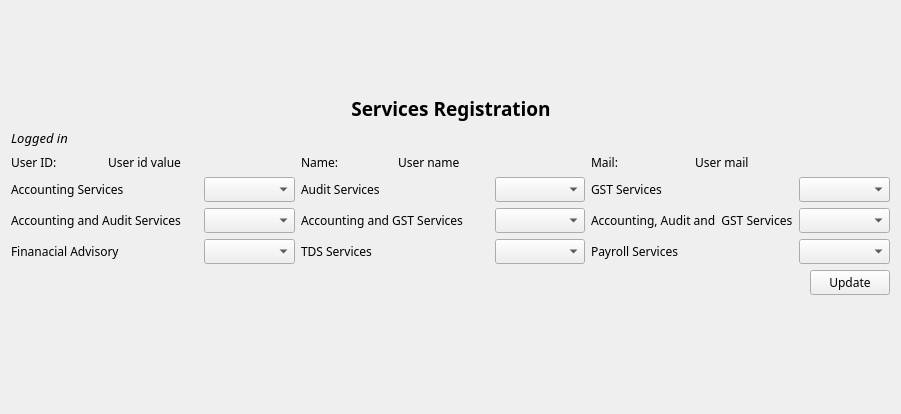
          <widget class="QWidget" name="pageServices">
           <layout class="QVBoxLayout" name="verticalLayout_6">
            <item>
             <spacer name="verticalSpacer_14">
              <property name="orientation">
               <enum>Qt::Vertical</enum>
              </property>
              <property name="sizeHint" stdset="0">
               <size>
                <width>20</width>
                <height>84</height>
               </size>
              </property>
             </spacer>
            </item>
            <item>
             <layout class="QHBoxLayout" name="horizontalLayout_21">
              <property name="sizeConstraint">
               <enum>QLayout::SetFixedSize</enum>
              </property>
              <property name="topMargin">
               <number>0</number>
              </property>
              <item>
               <spacer name="horizontalSpacer_33">
                <property name="orientation">
                 <enum>Qt::Horizontal</enum>
                </property>
                <property name="sizeHint" stdset="0">
                 <size>
                  <width>268</width>
                  <height>20</height>
                 </size>
                </property>
               </spacer>
              </item>
              <item>
               <widget class="QLabel" name="label_41">
                <property name="font">
                 <font>
                  <family>Nokia Standard Multiscript</family>
                  <pointsize>14</pointsize>
                  <weight>75</weight>
                  <bold>true</bold>
                 </font>
                </property>
                <property name="text">
                 <string>Services Registration</string>
                </property>
                <property name="alignment">
                 <set>Qt::AlignCenter</set>
                </property>
               </widget>
              </item>
              <item>
               <spacer name="horizontalSpacer_34">
                <property name="orientation">
                 <enum>Qt::Horizontal</enum>
                </property>
                <property name="sizeHint" stdset="0">
                 <size>
                  <width>308</width>
                  <height>20</height>
                 </size>
                </property>
               </spacer>
              </item>
             </layout>
            </item>
            <item>
             <layout class="QHBoxLayout" name="horizontalLayout_22">
              <item>
               <widget class="QLabel" name="labelusernewreg3_2">
                <property name="font">
                 <font>
                  <family>Nokia Standard Multiscript</family>
                  <pointsize>10</pointsize>
                  <italic>true</italic>
                 </font>
                </property>
                <property name="text">
                 <string>Logged in </string>
                </property>
               </widget>
              </item>
              <item>
               <spacer name="horizontalSpacer_35">
                <property name="orientation">
                 <enum>Qt::Horizontal</enum>
                </property>
                <property name="sizeHint" stdset="0">
                 <size>
                  <width>818</width>
                  <height>20</height>
                 </size>
                </property>
               </spacer>
              </item>
             </layout>
            </item>
            <item>
             <layout class="QGridLayout" name="gridLayout_5">
              <item row="0" column="0">
               <widget class="QLabel" name="label_64">
                <property name="font">
                 <font>
                  <family>Nokia Standard Multiscript</family>
                  <pointsize>9</pointsize>
                 </font>
                </property>
                <property name="text">
                 <string>User ID:</string>
                </property>
               </widget>
              </item>
              <item row="0" column="1">
               <widget class="QLabel" name="labelUseridServicesreg">
                <property name="font">
                 <font>
                  <family>Nokia Standard Multiscript</family>
                  <pointsize>9</pointsize>
                 </font>
                </property>
                <property name="text">
                 <string>User id value</string>
                </property>
               </widget>
              </item>
              <item row="0" column="3">
               <widget class="QLabel" name="label_65">
                <property name="font">
                 <font>
                  <family>Nokia Standard Multiscript</family>
                  <pointsize>9</pointsize>
                 </font>
                </property>
                <property name="text">
                 <string>Name:</string>
                </property>
               </widget>
              </item>
              <item row="0" column="4">
               <widget class="QLabel" name="labelUsernameServicesreg">
                <property name="font">
                 <font>
                  <family>Nokia Standard Multiscript</family>
                  <pointsize>9</pointsize>
                 </font>
                </property>
                <property name="text">
                 <string>User name</string>
                </property>
               </widget>
              </item>
              <item row="0" column="6">
               <widget class="QLabel" name="label_66">
                <property name="font">
                 <font>
                  <family>Nokia Standard Multiscript</family>
                  <pointsize>9</pointsize>
                 </font>
                </property>
                <property name="text">
                 <string>Mail:</string>
                </property>
               </widget>
              </item>
              <item row="0" column="7">
               <widget class="QLabel" name="labelUserMailServicesreg">
                <property name="font">
                 <font>
                  <family>Nokia Standard Multiscript</family>
                  <pointsize>9</pointsize>
                 </font>
                </property>
                <property name="text">
                 <string>User mail</string>
                </property>
               </widget>
              </item>
              <item row="1" column="0" colspan="2">
               <widget class="QLabel" name="label_67">
                <property name="font">
                 <font>
                  <family>Nokia Standard Multiscript</family>
                  <pointsize>9</pointsize>
                 </font>
                </property>
                <property name="text">
                 <string>Accounting Services</string>
                </property>
               </widget>
              </item>
              <item row="1" column="2">
               <widget class="QComboBox" name="comboBoxAccountingServices">
                <property name="font">
                 <font>
                  <family>Nokia Standard Multiscript</family>
                  <pointsize>9</pointsize>
                 </font>
                </property>
               </widget>
              </item>
              <item row="1" column="3">
               <widget class="QLabel" name="label_68">
                <property name="font">
                 <font>
                  <family>Nokia Standard Multiscript</family>
                  <pointsize>9</pointsize>
                 </font>
                </property>
                <property name="text">
                 <string>Audit Services</string>
                </property>
               </widget>
              </item>
              <item row="1" column="5">
               <widget class="QComboBox" name="comboBoxAuditServices">
                <property name="font">
                 <font>
                  <family>Nokia Standard Multiscript</family>
                  <pointsize>9</pointsize>
                 </font>
                </property>
               </widget>
              </item>
              <item row="1" column="6">
               <widget class="QLabel" name="label_69">
                <property name="font">
                 <font>
                  <family>Nokia Standard Multiscript</family>
                  <pointsize>9</pointsize>
                 </font>
                </property>
                <property name="text">
                 <string>GST Services</string>
                </property>
               </widget>
              </item>
              <item row="1" column="8">
               <widget class="QComboBox" name="comboBoxGstServicces">
                <property name="font">
                 <font>
                  <family>Nokia Standard Multiscript</family>
                  <pointsize>9</pointsize>
                 </font>
                </property>
               </widget>
              </item>
              <item row="2" column="0" colspan="2">
               <widget class="QLabel" name="label_70">
                <property name="font">
                 <font>
                  <family>Nokia Standard Multiscript</family>
                  <pointsize>9</pointsize>
                 </font>
                </property>
                <property name="text">
                 <string>Accounting and Audit Services</string>
                </property>
               </widget>
              </item>
              <item row="2" column="2">
               <widget class="QComboBox" name="comboBoxAccountingAudit">
                <property name="font">
                 <font>
                  <family>Nokia Standard Multiscript</family>
                  <pointsize>9</pointsize>
                 </font>
                </property>
               </widget>
              </item>
              <item row="2" column="3" colspan="2">
               <widget class="QLabel" name="label_71">
                <property name="font">
                 <font>
                  <family>Nokia Standard Multiscript</family>
                  <pointsize>9</pointsize>
                 </font>
                </property>
                <property name="text">
                 <string>Accounting and GST Services</string>
                </property>
               </widget>
              </item>
              <item row="2" column="5">
               <widget class="QComboBox" name="comboBoxAccountinGST">
                <property name="font">
                 <font>
                  <family>Nokia Standard Multiscript</family>
                  <pointsize>9</pointsize>
                 </font>
                </property>
               </widget>
              </item>
              <item row="2" column="6" colspan="2">
               <widget class="QLabel" name="label_72">
                <property name="font">
                 <font>
                  <family>Nokia Standard Multiscript</family>
                  <pointsize>9</pointsize>
                 </font>
                </property>
                <property name="text">
                 <string>Accounting, Audit and  GST Services</string>
                </property>
               </widget>
              </item>
              <item row="2" column="8">
               <widget class="QComboBox" name="comboBoxAccountingGstAudit">
                <property name="font">
                 <font>
                  <family>Nokia Standard Multiscript</family>
                  <pointsize>9</pointsize>
                 </font>
                </property>
               </widget>
              </item>
              <item row="3" column="0" colspan="2">
               <widget class="QLabel" name="label_73">
                <property name="font">
                 <font>
                  <family>Nokia Standard Multiscript</family>
                  <pointsize>9</pointsize>
                 </font>
                </property>
                <property name="text">
                 <string>Finanacial Advisory</string>
                </property>
               </widget>
              </item>
              <item row="3" column="2">
               <widget class="QComboBox" name="comboBoxfinancialAdvisory">
                <property name="font">
                 <font>
                  <family>Nokia Standard Multiscript</family>
                  <pointsize>9</pointsize>
                 </font>
                </property>
               </widget>
              </item>
              <item row="3" column="3">
               <widget class="QLabel" name="label_74">
                <property name="font">
                 <font>
                  <family>Nokia Standard Multiscript</family>
                  <pointsize>9</pointsize>
                 </font>
                </property>
                <property name="text">
                 <string>TDS Services</string>
                </property>
               </widget>
              </item>
              <item row="3" column="5">
               <widget class="QComboBox" name="comboBoxTdsService">
                <property name="font">
                 <font>
                  <family>Nokia Standard Multiscript</family>
                  <pointsize>9</pointsize>
                 </font>
                </property>
               </widget>
              </item>
              <item row="3" column="6">
               <widget class="QLabel" name="label_75">
                <property name="font">
                 <font>
                  <family>Nokia Standard Multiscript</family>
                  <pointsize>9</pointsize>
                 </font>
                </property>
                <property name="text">
                 <string>Payroll Services</string>
                </property>
               </widget>
              </item>
              <item row="3" column="8">
               <widget class="QComboBox" name="comboBoxPayrollServices">
                <property name="font">
                 <font>
                  <family>Nokia Standard Multiscript</family>
                  <pointsize>9</pointsize>
                 </font>
                </property>
               </widget>
              </item>
             </layout>
            </item>
            <item>
             <layout class="QHBoxLayout" name="horizontalLayout_23">
              <item>
               <spacer name="horizontalSpacer_36">
                <property name="orientation">
                 <enum>Qt::Horizontal</enum>
                </property>
                <property name="sizeHint" stdset="0">
                 <size>
                  <width>768</width>
                  <height>20</height>
                 </size>
                </property>
               </spacer>
              </item>
              <item>
               <widget class="QPushButton" name="pushButtonServicesUpdate">
                <property name="font">
                 <font>
                  <family>Nokia Standard Multiscript</family>
                  <pointsize>9</pointsize>
                 </font>
                </property>
                <property name="text">
                 <string>Update</string>
                </property>
               </widget>
              </item>
             </layout>
            </item>
            <item>
             <spacer name="verticalSpacer_13">
              <property name="orientation">
               <enum>Qt::Vertical</enum>
              </property>
              <property name="sizeHint" stdset="0">
               <size>
                <width>869</width>
                <height>108</height>
               </size>
              </property>
             </spacer>
            </item>
           </layout>
          </widget>
